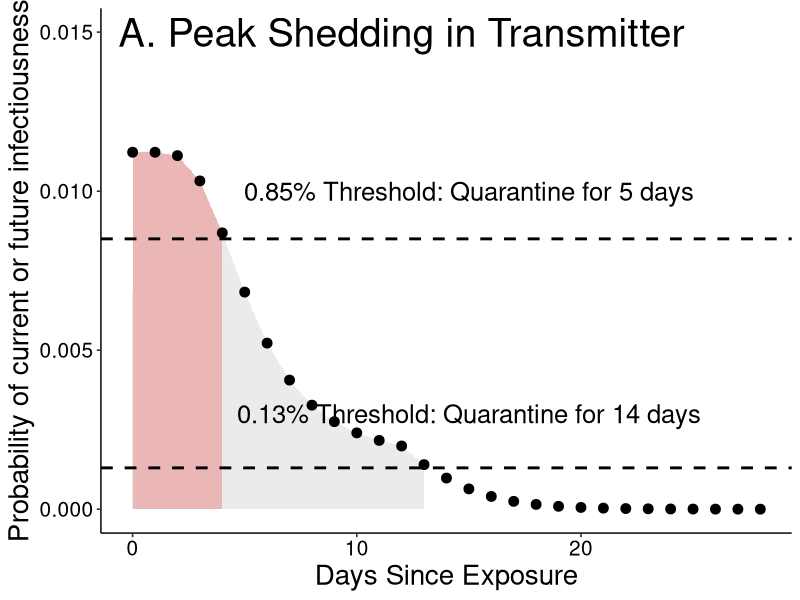
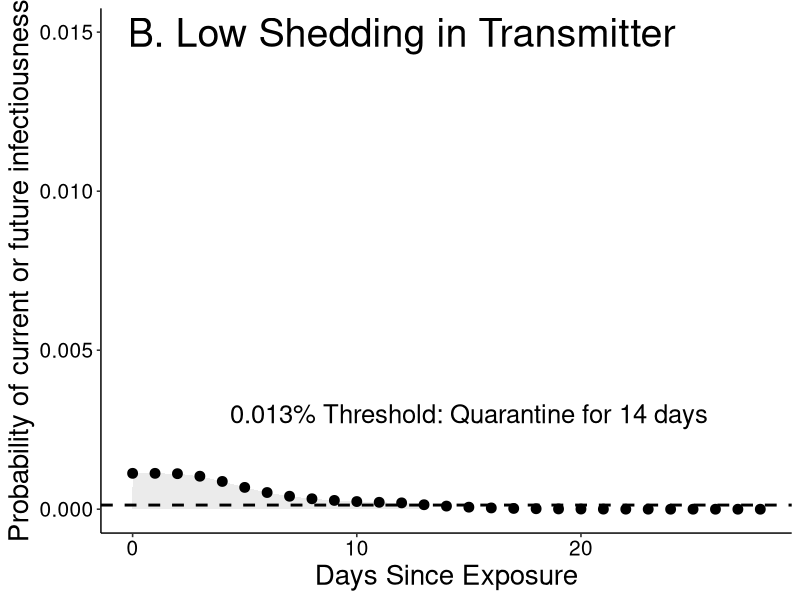
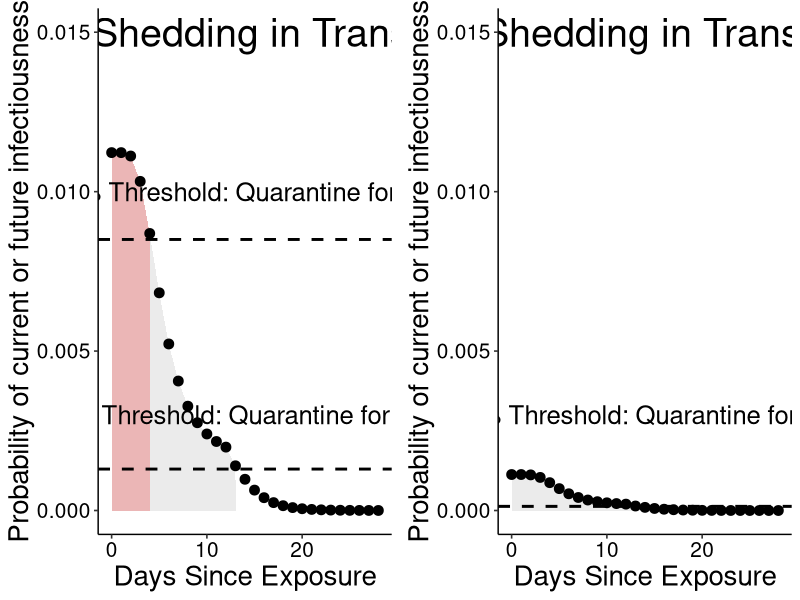
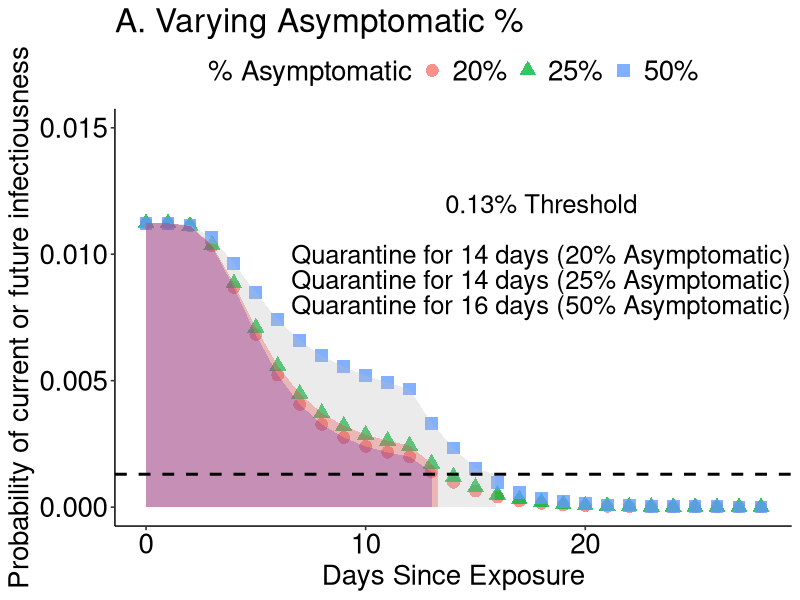

R code for these plots, in order: (Note: this script raises an error after producing the figures.)
#peak shedding in index case

#read in data from logic tables where 1st column
#is the discount on risk of getting sick under ideal testing to find
#asymptomatics as soon as they start shedding and column 2 is the
#probability that asymptomatics have finished shedding (from exposure, shedding
#starts 3 days pre what would be symptom onset)

risk.discount<-read.csv('risk_discount_data.csv')

figure4<-read.csv('figure4_data.csv')


#initial risk

lambda<-3.50E-6

weighted.sum<-32.25

#highest risk individual 15 min close contact
high<-1-exp(-lambda*(weighted.sum*1e2)) #high shedder: 1 x 10^2

#lowest risk individual, 15 min close contact
low<-1-exp(-lambda*(weighted.sum*1e1)) #low shedder: 1 x 10^1

risk.start<-c(high,low)

#fraction expected to be asymptomatic
fraction.asymptomatic<-c(0.2,0.25,0.50)

for (j in 1:length(risk.start)){
  
  for (i in 1:length(fraction.asymptomatic)){
    
    combined.discount<-1-(1-fraction.asymptomatic[i])*(1-risk.discount$discount)-fraction.asymptomatic[i]*risk.discount$asymp
    
    risks<-risk.start[j]*combined.discount
    days<-1:length(risks)
    
    if (i==1 & j==1){
      frame<-data.frame(risks=risks,days=days,risk.start=risk.start[j],fraction.asymptomatic=fraction.asymptomatic[i])
    }else{
      frametemp<-data.frame(risks=risks,days=days,risk.start=risk.start[j],fraction.asymptomatic=fraction.asymptomatic[i])
      frame<-rbind(frame,frametemp)
    }
  }
}

frame$days<-frame$days-1

require(ggplot2)
require(ggpubr)

subframe<-frame[frame$fraction.asymptomatic==0.2,]


#------------------------------------- figure 3 ------------------------------------------------------------

subframe1<-subframe[subframe$risk.start==high & subframe$days<=4,]
#tempframe<-data.frame(risks=0.001,days=6.85,risk.start=high,fraction.asymptomatic=0.15,quarantine1=FALSE,quarantine2=FALSE)
#subframe1<-rbind(subframe1,tempframe)
subframe3<-subframe[subframe$risk.start==high & subframe$days<=13,]
A<-ggplot(subframe[subframe$risk.start==high,],aes(x=days,y=risks))+
  geom_area(data=subframe1,aes(x = ifelse(days<=4 , days, 0)),fill="red",alpha=0.3)+
  geom_area(data=subframe3,aes(x = ifelse(days<=13 , days, 0)),fill="grey",alpha=0.3)+
  geom_point(size=3)+
  geom_hline(yintercept=8.5e-03,linetype="dashed",size=1)+
  geom_hline(yintercept=1.3e-03,linetype="dashed",size=1)+
  scale_colour_discrete(name="Scenario",labels=c("Peak Shedding in Transmitter","Low Shedding in Transmitter"))+
  scale_x_continuous(name="Days Since Exposure")+
  scale_y_continuous(name="Probability of current or future infectiousness",limits = c(0, 0.015))+
  annotate("text",x=15,y=0.010,label="0.85% Threshold: Quarantine for 5 days",size=6.5)+
  annotate("text",x=15,y=0.0030,label="0.13% Threshold: Quarantine for 14 days",size=6.5)+
  annotate("text",x=12,y=.015,label="A. Peak Shedding in Transmitter",size=10)+
  theme_pubr()+theme(axis.title.x = element_text(size=20),axis.title.y = element_text(size=20),title = element_text(size=20),
                     axis.text=element_text(size=15))
  #ggtitle("A. Peak Shedding in Transmitter")
A

subframe5<-subframe[subframe$risk.start==low & subframe$days<=13,]
B<-ggplot(subframe[subframe$risk.start==low,],aes(x=days,y=risks))+
  geom_area(data=subframe5,aes(x = ifelse(days<=13 , days, 0)),fill="grey",alpha=0.3)+
  geom_point(size=3)+
  geom_hline(yintercept=1.3e-04,linetype="dashed",size=1)+
  scale_colour_discrete(name="Scenario",labels=c("Peak Shedding in Transmitter","Low Shedding in Transmitter"))+
  scale_x_continuous(name="Days Since Exposure")+
  scale_y_continuous(name="Probability of current or future infectiousness",limits = c(0, 0.015))+
  annotate("text",x=15,y=0.0030,label="0.013% Threshold: Quarantine for 14 days",size=6.5)+
  theme_pubr()+theme(axis.title.x = element_text(size=20),axis.title.y = element_text(size=20),title=element_text(size=20),
                     axis.text=element_text(size=15))+
  annotate("text",x=12,y=.015,label="B. Low Shedding in Transmitter",size=10)
  #ggtitle("B. Low Shedding in Transmitter")

B
windows()
ggarrange(A,B)



#------------------------------------ figure 4 -------------------------------------------------------------

subframe6<-frame[frame$risk.start==high & frame$days<=13 & frame$fraction.asymptomatic==0.25,]
subframe6temp<-data.frame(risks=1.3e-3,days=13.3,risk.start=high,fraction.asymptomatic=0.25)
subframe6<-rbind(subframe6,subframe6temp)

subframe7<-frame[frame$risk.start==high & frame$days<=15 & frame$fraction.asymptomatic==0.5,]
subframe7temp<-data.frame(risks=1.3e-3,days=15.9,risk.start=high,fraction.asymptomatic=0.5)
subframe7<-rbind(subframe7,subframe7temp)


A.2<-ggplot(frame[frame$risk.start==high,],aes(x=days,y=risks))+
  geom_point(aes(shape=as.character(fraction.asymptomatic),colour=as.character(fraction.asymptomatic)),size=4,alpha=0.8)+
  geom_area(data=subframe3,aes(x = ifelse(days<=13 , days, 0)),fill="blue",alpha=0.3)+
  geom_area(data=subframe6,aes(x = ifelse(days<=13.3 , days, 0)),fill="red",alpha=0.3)+
  geom_area(data=subframe7,aes(x = ifelse(days<=15.9 , days, 0)),fill="grey",alpha=0.3)+
  scale_shape_discrete(name="% Asymptomatic",labels=c("20%", "25%", "50%"))+
  scale_colour_discrete(name="% Asymptomatic",labels=c("20%", "25%", "50%"))+
  scale_x_continuous(name="Days Since Exposure")+
  scale_y_continuous(name="Probability of current or future infectiousness",limits = c(0, 0.015))+
  geom_hline(yintercept=1.3e-03,linetype="dashed",size=1)+
  annotate("text",x=18,y=0.012,label="0.13% Threshold",size=6.5)+
  annotate("text",x=18,y=0.010,label="Quarantine for 14 days (20% Asymptomatic)",size=6.5)+
  annotate("text",x=18,y=0.009,label="Quarantine for 14 days (25% Asymptomatic)",size=6.5)+
  annotate("text",x=18,y=0.008,label="Quarantine for 16 days (50% Asymptomatic)",size=6.5)+
  theme_pubr()+theme(axis.title.x = element_text(size=20),axis.title.y = element_text(size=20),
                     legend.text = element_text(size=20), legend.title=element_text(size=20),
                     axis.text=element_text(size=20),title=element_text(size=20))+
  ggtitle("A. Varying Asymptomatic %")

windows()
A.2

#negative test scenario
days<-c(frame$days[frame$risk.start==high & frame$fraction.asymptomatic==0.5],figure2$Days)
risks<-c(frame$risks[frame$risk.start==high & frame$fraction.asymptomatic==0.5],figure2$Risktest)
type<-c(rep("No test",length(frame$days[frame$risk.start==high & frame$fraction.asymptomatic==0.5])),
        rep("Negative Test Result",length(figure2$Days)))
frame2<-data.frame(days=days,risks=risks,type=type)


subframe8<-frame2[frame2$type=="Negative Test Result" & frame2$days<=9,]

B.2<-ggplot(data=frame2)+geom_point(aes(x=days,y=risks,group=type,colour=type,shape=type),size=4)+
    geom_hline(yintercept=1.3e-03,linetype="dashed",size=1)+
    geom_vline(xintercept=4,linetype="solid",size=1)+
    geom_area(data=subframe8,aes(x = ifelse(days<=9 , days, 0),y=risks),fill="blue",alpha=0.3)+
    geom_area(data=subframe7,aes(x = ifelse(days<=15.9 , days, 0),y=risks),fill="red",alpha=0.3)+
    theme_pubr()+theme(axis.title.x = element_text(size=20),axis.title.y = element_text(size=20),
                   legend.text = element_text(size=20), legend.title=element_text(size=20),
                   axis.text=element_text(size=20),title=element_text(size=20))+
    annotate("text",x=18,y=0.012,label="0.13% Threshold",size=6.5)+
    annotate("text",x=18,y=0.010,label="Quarantine for 4 days with Testing",size=6.5)+
    annotate("text",x=18,y=0.009,label="Quarantine for 16 days without Testing",size=6.5)+
    scale_colour_discrete(name="",labels=c("Negative Test on Day 4","No Test"))+
    scale_shape_discrete(name="",labels=c("Negative Test on Day 4","No Test"))+
    scale_x_continuous(name="Days Since Exposure")+
    scale_y_continuous(name="Probability of current or future infectiousness",limits = c(0, 0.015))+
    ggtitle("B. No Test vs. Negative Test Result")


windows()
B.2

windows()
ggarrange(A.2,B.2)

